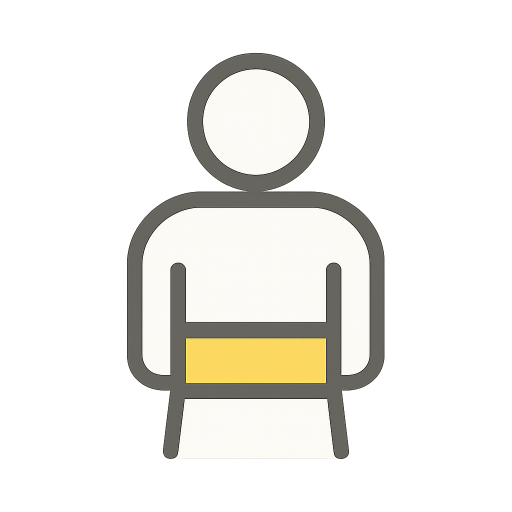
#> input picture .art-staging/chip-koshi.png, 1024 x 1024 px (shown at 1/2 size)
$ python -i gen-hardness-silhouette.py   (imports and definitions only)
#> lines starting #> are read from the running program, lines starting #| are printed output that depends on the picture
#!/usr/bin/env python3
"""かたさ選択肢4枚のうち3枚を「前屈の角度3段階」に(TASK-C2-2026-07-31-build11-renshu-journey.md B)。

横向きシルエットの前屈で、Q1の実写前屈と同じ視覚言語(指先の到達点で深さを示す)を
うちのキャラのトーンで再現する。「わからない」は現行のchip-unknown.pngを維持するため
このスクリプトの対象外。

  python3 gen-hardness-silhouette.py hard
  python3 gen-hardness-silhouette.py all
"""
import base64
import json
import os
import subprocess
import sys

from PIL import Image

KEY_PATH = os.path.expanduser("~/.claude/secrets/openai-ogatore-manuals.key")
SRC_DIR = os.path.expanduser("~/Claude/kyou-no-ogatore/.art-staging")
OUT_DIR = os.path.expanduser("~/Claude/kyou-no-ogatore/.art-staging/hardness-silhouette")

STYLE = (
    "A cute chibi character illustration in EXACTLY the same art style as the reference "
    "image: soft flat 2D illustration, a thick warm brown rounded outline of uniform stroke "
    "weight throughout, warm flat color fill (cream/tan/orange, never white or pale-washed "
    "out), only very subtle soft shading, tiny simple dot eyes, one single rounded pudgy body "
    "shape with short stubby limbs. Side-view (profile) silhouette, standing on the ground, "
    "bending forward at the hips, legs kept straight, doing a standing forward-bend stretch "
    "— the exact depth of the bend is described below and MUST be visually unambiguous. "
    "Single character, centred, generous empty margin on all sides, no text, no watermark, "
    "no border pattern, fully transparent background. Must stay readable as one big "
    "recognizable pose even at a tiny 22x22 pixel icon size."
)

MOTIF = {
    "hard": (
        "bending forward only a LITTLE — the torso barely tips forward, both hands/paws "
        "reach down but stop around thigh/knee height, nowhere near the shins or floor, legs "
        "straight and clearly stiff, a strained uncomfortable expression — representing very "
        "poor flexibility (ガチガチかも)"
    ),
    "normal": (
        "bending forward HALFWAY — the torso tips forward about 45 degrees, both hands/paws "
        "reach down and the fingertips reach shin height (partway down the lower leg, not "
        "the floor), a neutral effortful expression — representing average flexibility (ふつう)"
    ),
    "soft": (
        "bending forward ALL THE WAY DOWN — the torso folds forward until it is nearly "
        "parallel to the legs, both palms are flat on the ground/floor line, a relaxed happy "
        "satisfied expression — representing excellent flexibility (やわらかい)"
    ),
}

REF = os.path.join(SRC_DIR, "chip-koshi.png")


def load_key():
    if not os.path.exists(KEY_PATH):
        sys.exit(f"APIキーが見つかりません: {KEY_PATH}")
    return open(KEY_PATH, encoding="utf-8").read().strip()


def trim_and_pad(path, margin_ratio=0.08, canvas=1024):
#> called with path = '../.art-staging/chip-koshi.png', margin_ratio = 0.08, canvas = 1024
    im = Image.open(path).convert("RGBA")
#> im is the input picture: PIL image 1024x1024 RGBA; mean R, G, B, A 109.9, 108, 102, 73.4
    bbox = im.getbbox()
#> bbox = (251, 104, 770, 920)
    if bbox:
        im = im.crop(bbox)
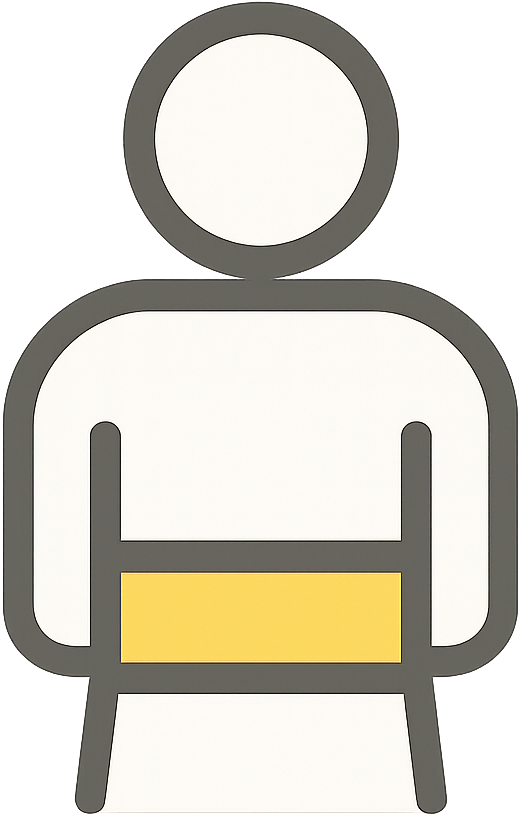
#> im: PIL image 519x816 RGBA; mean R, G, B, A 170.8, 167.1, 155.1, 181.8; transparent parts drawn white
    w, h = im.size
#> w = 519; h = 816
    side = max(w, h)
#> side = 816
    side_with_margin = int(side / (1 - 2 * margin_ratio))
#> side_with_margin = 971
    square = Image.new("RGBA", (side_with_margin, side_with_margin), (0, 0, 0, 0))
#> square: PIL image 971x971 RGBA; every value is 0
    square.paste(im, ((side_with_margin - w) // 2, (side_with_margin - h) // 2), im)
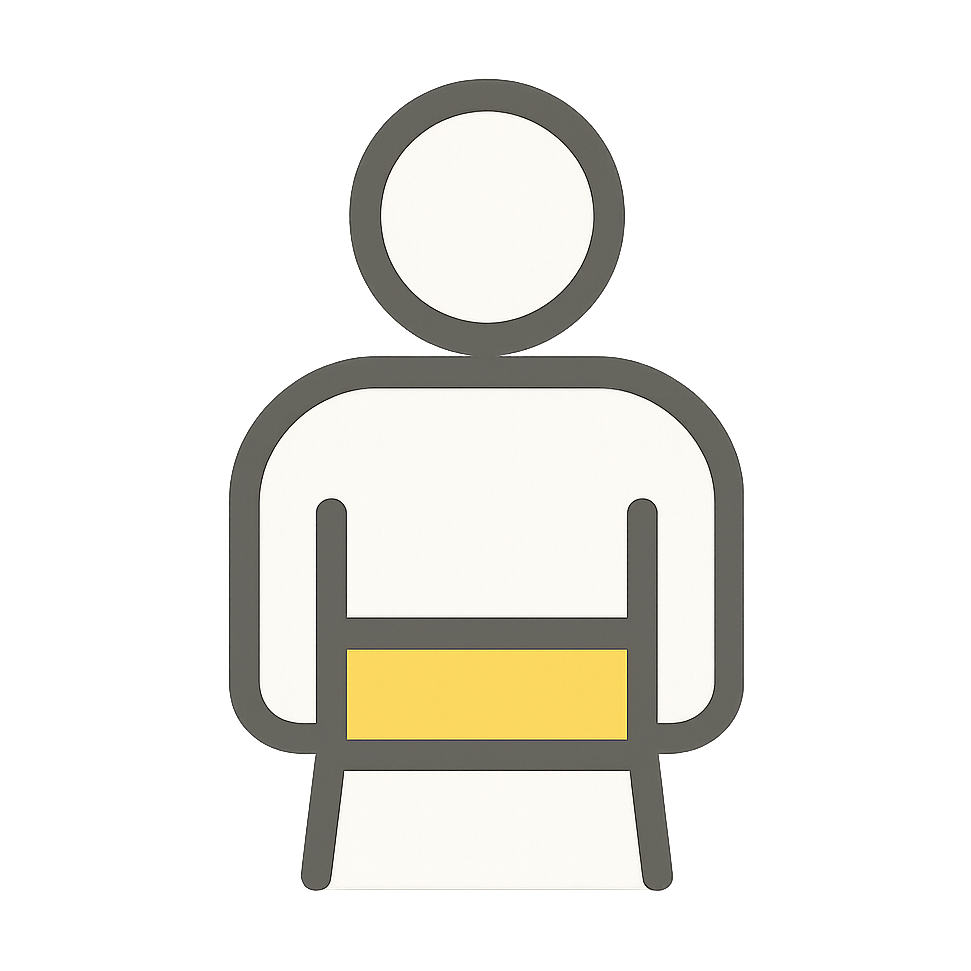
#> square: PIL image 971x971 RGBA; mean R, G, B, A 63.7, 62.2, 57.4, 81.4; transparent parts drawn white
    square = square.resize((canvas, canvas), Image.LANCZOS)
#> square: PIL image 1024x1024 RGBA
    square.save(path)


def gen(part):
    if part not in MOTIF:
        sys.exit(f"不明な選択肢: {part}")
    if not os.path.exists(REF):
        sys.exit(f"参照画像が無い: {REF}")
    prompt = f"Draw a character {MOTIF[part]}. " + STYLE
    os.makedirs(OUT_DIR, exist_ok=True)
    out_path = os.path.join(OUT_DIR, f"chip-{part}.png")
    res = subprocess.run(
        ["curl", "-sS", "https://api.openai.com/v1/images/edits",
         "-H", f"Authorization: Bearer {load_key()}",
         "-F", "model=gpt-image-1", "-F", f"image[]=@{REF};type=image/png",
         "-F", f"prompt={prompt}",
         "-F", "size=1024x1024", "-F", "quality=medium", "-F", "background=transparent"],
        capture_output=True, text=True, timeout=300,
    )
    if res.returncode != 0:
        sys.exit(f"curl失敗({part}): {res.stderr[:300]}")
    data = json.loads(res.stdout)
    if "error" in data:
        sys.exit(f"APIエラー({part}): {data['error'].get('message')}")
    with open(out_path, "wb") as f:
        f.write(base64.b64decode(data["data"][0]["b64_json"]))
    trim_and_pad(out_path)
    print(f"-> {out_path}")


# [7 lines not run here, left out]

>>> result = trim_and_pad('../.art-staging/chip-koshi.png')

$ run again, on .art-staging/chip-hiza.png
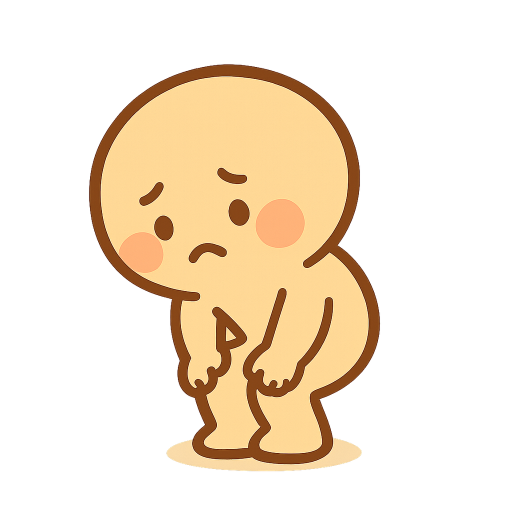
#> input picture .art-staging/chip-hiza.png, 1024 x 1024 px (shown at 1/2 size)
#> in trim_and_pad, im is the input picture: PIL image 1024x1024 RGBA; mean R, G, B, A 72.2, 57.6, 38.4, 81.2
#> bbox = (176, 126, 763, 945)
#> in trim_and_pad, `im = im.crop(bbox)`:
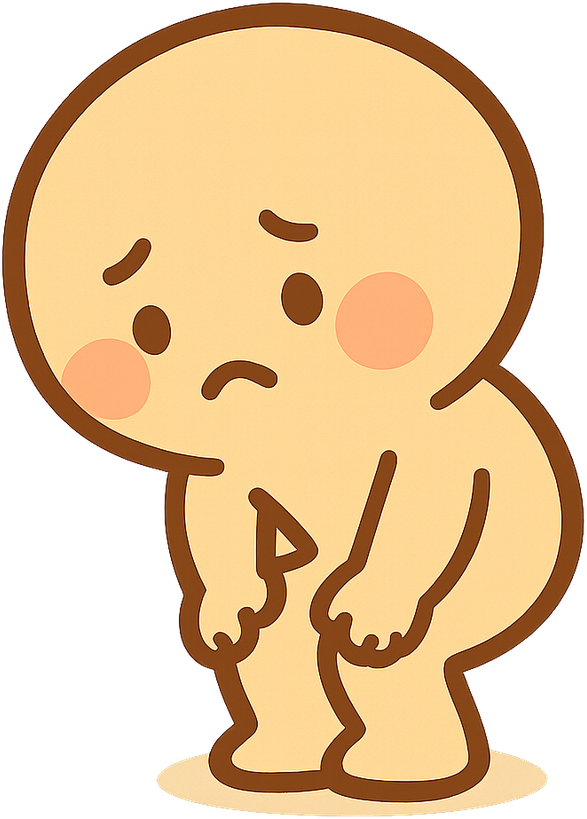
#> im: PIL image 587x819 RGBA; mean R, G, B, A 157.5, 125.7, 83.8, 177.1; transparent parts drawn white
#> in trim_and_pad, `square.paste(im, ((side_with_margin - w) // 2, (side_with_margin - h) ..`:
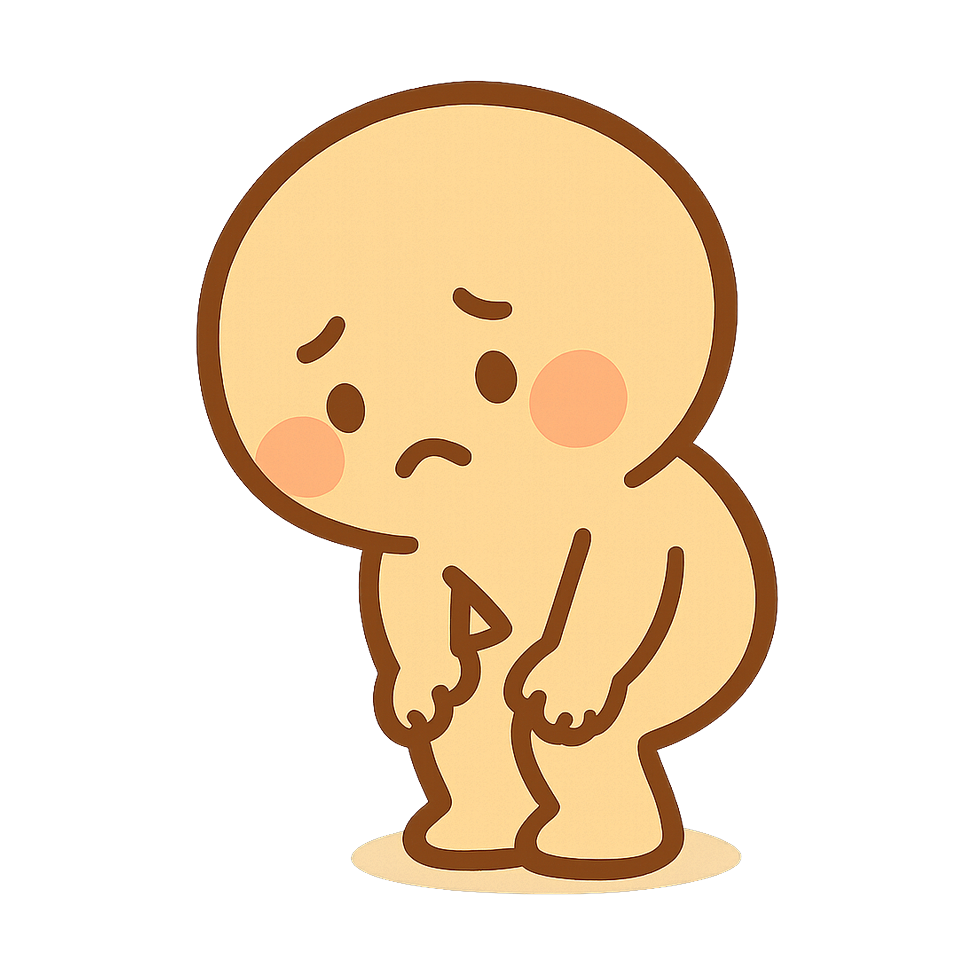
#> square: PIL image 975x975 RGBA; mean R, G, B, A 79, 63.2, 42.1, 89.2; transparent parts drawn white

$ run again, on .art-staging/chip-kaikyaku.png
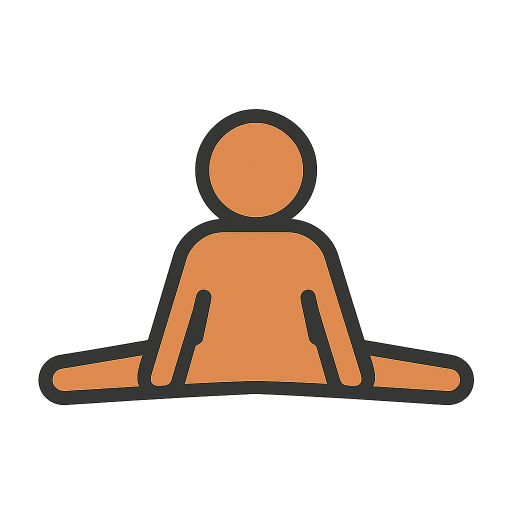
#> input picture .art-staging/chip-kaikyaku.png, 1024 x 1024 px (shown at 1/2 size)
#> in trim_and_pad, im is the input picture: PIL image 1024x1024 RGBA; mean R, G, B, A 82.1, 71.2, 62.2, 54.3
#> bbox = (72, 216, 950, 935)
#> in trim_and_pad, `im = im.crop(bbox)`:
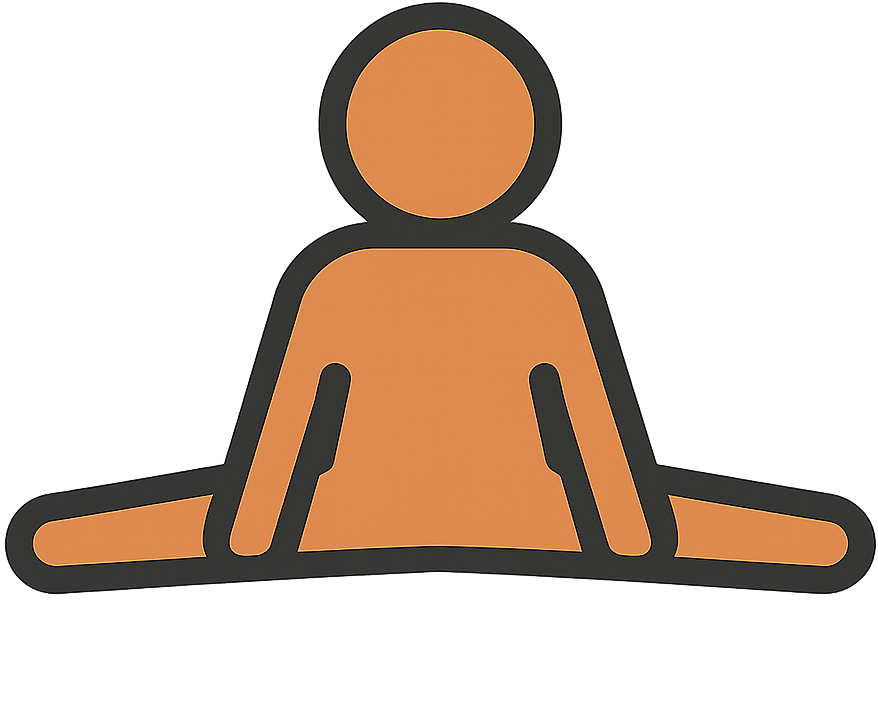
#> im: PIL image 878x719 RGBA; mean R, G, B, A 97.2, 79.4, 65.3, 90.1; transparent parts drawn white
#> in trim_and_pad, `square.paste(im, ((side_with_margin - w) // 2, (side_with_margin - h) ..`:
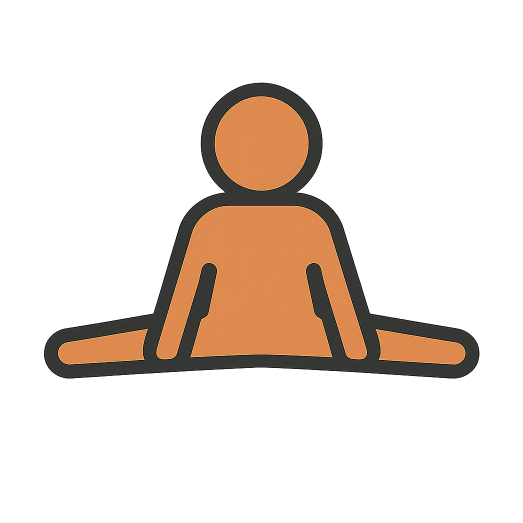
#> square: PIL image 1045x1045 RGBA (shown at 1/2 size); mean R, G, B, A 31.4, 21.3, 13.8, 52; transparent parts drawn white
